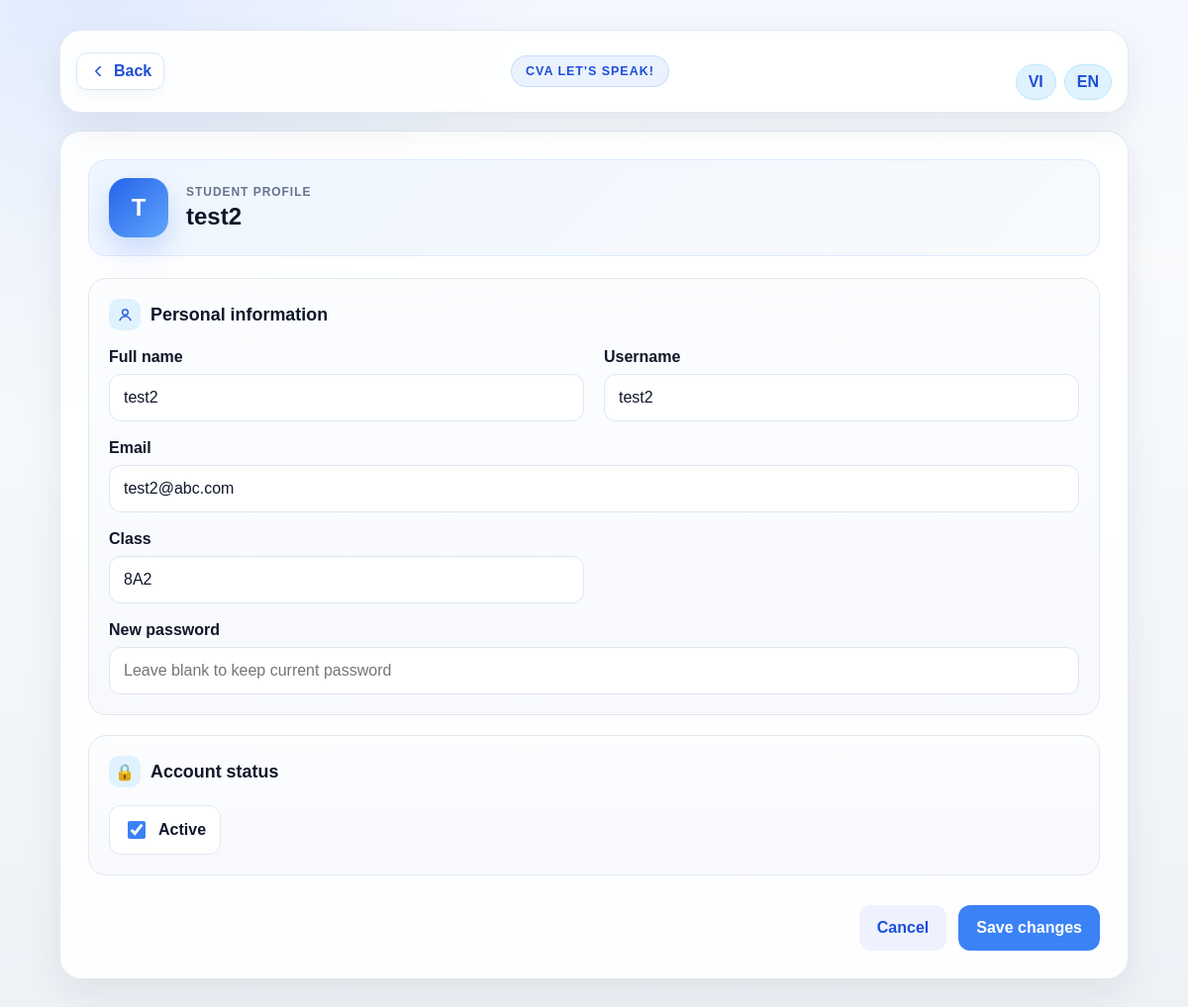
The app's page /teacher/student/3/edit (signed in) with its own data.
### tables this page shows
CREATE TABLE users (
            id INTEGER PRIMARY KEY AUTOINCREMENT,
            full_name TEXT NOT NULL,
            email TEXT UNIQUE NOT NULL,
            password TEXT NOT NULL,
            role TEXT NOT NULL,
            class_name TEXT,
            created_at TEXT DEFAULT CURRENT_TIMESTAMP
        , is_active INTEGER DEFAULT 1, total_points INTEGER DEFAULT 0, average_score REAL DEFAULT 0, username TEXT);

### app.py (the view, shortened to what this page needs)
@app.route('/teacher/student/<int:user_id>/edit', methods=['GET', 'POST'])
def teacher_edit_student(user_id):
    user = require_login()
    if not user or user['role'] != 'teacher':
        return redirect(url_for('login'))
    conn = get_db()
    student = conn.execute('SELECT * FROM users WHERE id = ?', (user_id,)).fetchone()
    if not student:
        conn.close(); abort(404)
    student_data = dict(student)
    conn.close()
    return render_template('teacher_student_edit.html', user=user, student=student_data, error=None)

### app.py (called while the page is built)
def is_headteacher(user):
    if not user:
        return False
    user_fields = set(user.keys()) if hasattr(user, 'keys') else set(user)
    user_id = user['id'] if 'id' in user_fields else None
    role = str(user['role'] if 'role' in user_fields else '').strip().lower()
    if role != 'teacher':
        return False
    if (
        user_id is not None
        and has_request_context()
        and session.get('headteacher_claim_user_id') == user_id
    ):
        return session.get('headteacher_user_id') == user_id
    username = user['username'] if 'username' in user_fields else ''
    return normalize_username(username) == 'huynt'

@app.context_processor
def inject_headteacher_navigation():
    current_user = require_login()
    return {'is_headteacher': is_headteacher(current_user)}

def get_db():
    conn = sqlite3.connect(DATA_FILE, timeout=30)
    conn.execute('PRAGMA busy_timeout = 30000')
    conn.row_factory = sqlite3.Row
    return conn

@app.context_processor
def inject_i18n():
    lang = session.get('lang', 'en') or 'en'
    return {
        'lang': lang,
        't': lambda key: TRANSLATIONS.get(lang, TRANSLATIONS['en']).get(key, key),
    }

def require_login():
    user_id = session.get('user_id')
    if not user_id:
        return None
    conn = get_db()
    user = conn.execute('SELECT * FROM users WHERE id = ?', (user_id,)).fetchone()
    conn.close()
    return user

### templates/teacher_student_edit.html (shortened to what this page needs)
<!DOCTYPE html>
<html lang="en">
<head>
    <link rel="stylesheet" href="{{ url_for('static', filename='css/styles.css') }}">
</head>
<body class="editor-page unified-page premium-page">
    <div class="page-shell small-shell">
        <header class="editor-header">
            <a href="{{ url_for('teacher_students') }}" class="back-link"><svg viewBox="0 0 24 24" width="18" height="18" fill="none" stroke="currentColor" stroke-width="2" stroke-linecap="round" stroke-linejoin="round" aria-hidden="true"><path d="m15 18-6-6 6-6"></path></svg><span>Back</span></a>
            <span class="header-badge">CVA Let's speak!</span>
            <div class="language-switcher sidebar-lang">
                <button type="button" data-lang="vi" class="lang-btn {% if lang == 'vi' %}active{% endif %}">VI</button>
                <button type="button" data-lang="en" class="lang-btn {% if lang == 'en' %}active{% endif %}">EN</button>
            </div>
        </header>
        <div class="editor-panel">
            <div class="editor-topcard">
                <div class="avatar">{{ (student.full_name or 'S')[:1]|upper }}</div>
                <div>
                    <p class="eyebrow">Student profile</p>
                    <h2>{{ student.full_name or 'Student detail' }}</h2>
                </div>
            </div>
            <form method="POST" class="editor-form">
                <div class="form-section">
                    <div class="section-title">
                        <span class="section-icon"><svg viewBox="0 0 24 24" width="17" height="17" fill="none" stroke="currentColor" stroke-width="1.8"><circle cx="12" cy="8" r="4"></circle><path d="M4 20c1.4-4 4.1-6 8-6s6.6 2 8 6"></path></svg></span>
                        <h3>Personal information</h3>
                    </div>
                    <div class="form-grid">
                        <div class="field-group">
                            <label for="full_name">Full name</label>
                            <input id="full_name" class="form-control" name="full_name" type="text" value="{{ student.full_name }}" required>
                        </div>
                        <div class="field-group">
                            <label for="username">Username</label>
                            <input id="username" class="form-control" name="username" type="text" value="{{ student.username or '' }}" required>
                        </div>
                        <div class="field-group full-width">
                            <label for="email">Email</label>
                            <input id="email" class="form-control" name="email" type="email" value="{{ student.email }}" required>
                        </div>
                        <div class="field-group">
                            <label for="class_name">Class</label>
                            <input id="class_name" class="form-control" name="class_name" type="text" value="{{ student.class_name or '' }}">
                        </div>
                        <div class="field-group full-width">
                            <label for="password">New password</label>
                            <input id="password" class="form-control" name="password" type="password" placeholder="Leave blank to keep current password">
                        </div>
                    </div>
                </div>
                <div class="form-section">
                    <div class="section-title">
                        <span class="section-icon">🔒</span>
                        <h3>Account status</h3>
                    </div>
                    <label class="toggle-field">
                        <input type="checkbox" name="is_active" {% if student.is_active %}checked{% endif %}>
                        <span>Active</span>
                    </label>
                </div>
                <div class="section-actions">
                    <a href="{{ url_for('teacher_students') }}" class="secondary-btn">Cancel</a>
                    <button type="submit" class="primary-btn">Save changes</button>
                </div>
            </form>
        </div>
    </div>
</body>
</html>

### records on screen
users: full_name "T", full_name "test2", username "test2", email "test2@abc.com", class_name "8A2", is_active "☑"
